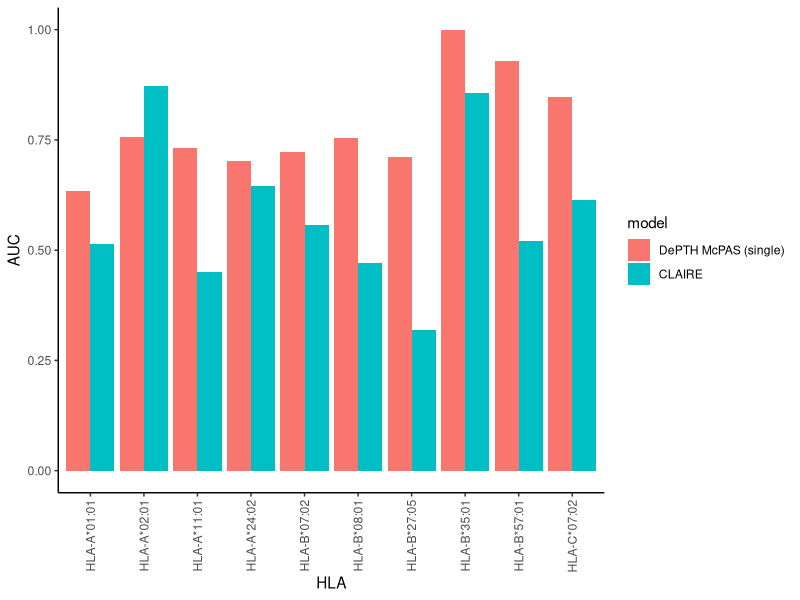

R code for this plot:
library(ggplot2)

df = read.csv("../results/st14_allelewise_auc_single.csv", header = TRUE)

df_reformat = data.frame(hla = c(df$hla, df$hla), 
                         auc = c(df$depth_mcpas, df$glazer_server), 
                         model = c(rep("DePTH McPAS (single)", 10), rep("CLAIRE", 10)))

df_reformat$model <- factor(df_reformat$model, levels = c("DePTH McPAS (single)", "CLAIRE"))

g2 = ggplot(data = df_reformat, aes(x = hla, y = auc, fill = model)) +
     geom_col(position = "dodge")  + theme_classic() + ylim(0, 1) + 
     theme(axis.text.x = element_text(angle = 90, vjust = 0.5, hjust=1)) + 
     labs(x = "HLA", y = "AUC")

pdf("../figures/depth_draft/supp3_allelewise_auc_depth_mcpas_vs_claire_barchart_single.pdf", width = 4.8, height = 2.5)
print(g2)
dev.off()



sessionInfo()
q(save="no")